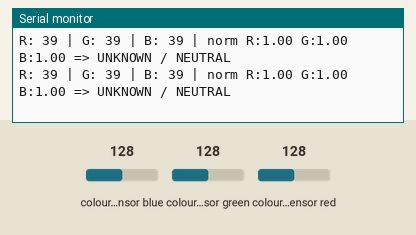
The sketch below on a simulated Arduino Uno, built with avr-gcc and run on an emulated ATmega328P. Shown: the last lines printed to the serial monitor. Wiring (inferred from the names in the program): TCS3200 colour sensor: output pin 8; S2 pin 6; S3 pin 7; S0 pin 4; S1 pin 5. The inputs (shaded band) are chosen by the test bench; at power-on: colour sensor blue 128, colour sensor green 128, colour sensor red 128.

Above: at 4.2 s.
4.3 s: colour sensor blue set to 5
At 4.8 s:
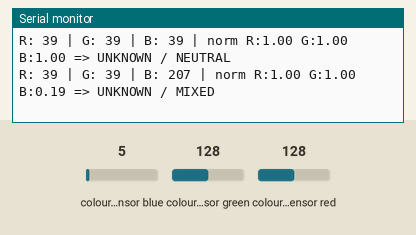
6.4 s: colour sensor green set to 5
At 7.2 s:
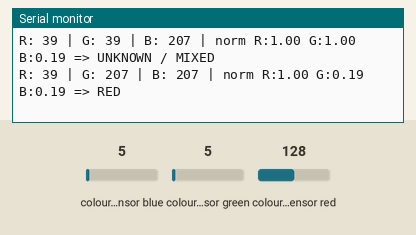
8.7 s: colour sensor blue set to 191
At 9.5 s:
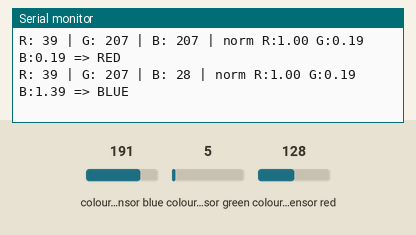
11.1 s: colour sensor red set to 5
At 11.9 s:
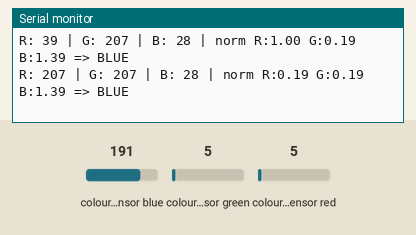

Measured:
- after the input at 4.3 s, the serial monitor: prints a new line at once (image 1)
- after the input at 6.4 s, the serial monitor: prints a new line after 0.28 s (image 2)
- after the input at 8.7 s, the serial monitor: prints a new line after 0.33 s (image 3)
- after the input at 11.1 s, the serial monitor: prints a new line after 0.28 s (image 4)

The sketch:

color_sensor_test.ino
```cpp
/*
 * TCS3200 / TCS230 Color Sensor Test - WHITE-BALANCED
 *
 * WIRING (Arduino Uno):
 *   TCS3200 VCC  -> 5V
 *   TCS3200 GND  -> GND
 *   TCS3200 S0   -> D4
 *   TCS3200 S1   -> D5
 *   TCS3200 S2   -> D6
 *   TCS3200 S3   -> D7
 *   TCS3200 OUT  -> D8
 *   TCS3200 OE   -> GND (if the module exposes OE)
 *
 * At startup the sketch samples the empty background for 3 seconds.
 * Keep all objects away during that time. It then compares each colour
 * channel against that reference, so it works at different distances and
 * light levels without hard-coded red/green/blue thresholds.
 */

#define TCS_S0    4
#define TCS_S1    5
#define TCS_S2    6
#define TCS_S3    7
#define TCS_OUT   8

unsigned int refR = 184;
unsigned int refG = 299;
unsigned int refB = 318;

unsigned int readChannel(bool s2, bool s3) {
  digitalWrite(TCS_S2, s2);
  digitalWrite(TCS_S3, s3);
  delay(8);

  unsigned int samples[9];
  for (uint8_t i = 0; i < 9; i++) {
    unsigned long v = pulseIn(TCS_OUT, LOW, 50000UL);
    if (v == 0) return 0;       // timeout
    samples[i] = (unsigned int)v;
    delay(2);
  }

  // Median of 9 rejects specular glints and hand-motion spikes.
  for (uint8_t i = 1; i < 9; i++) {
    unsigned int key = samples[i];
    int j = i - 1;
    while (j >= 0 && samples[j] > key) {
      samples[j + 1] = samples[j];
      j--;
    }
    samples[j + 1] = key;
  }
  return samples[4];
}

void setup() {
  Serial.begin(115200);

  pinMode(TCS_S0, OUTPUT);
  pinMode(TCS_S1, OUTPUT);
  pinMode(TCS_S2, OUTPUT);
  pinMode(TCS_S3, OUTPUT);
  pinMode(TCS_OUT, INPUT);

  // Frequency scaling 20%
  digitalWrite(TCS_S0, HIGH);
  digitalWrite(TCS_S1, LOW);

  Serial.println(F("TCS3200 white-balance test"));
  Serial.println(F("Keep the sensor area EMPTY for 3 seconds..."));
  delay(3000);

  refR = readChannel(LOW,  LOW);
  refG = readChannel(HIGH, HIGH);
  refB = readChannel(LOW,  HIGH);

  Serial.print(F("Reference -> R:"));
  Serial.print(refR);
  Serial.print(F(" G:"));
  Serial.print(refG);
  Serial.print(F(" B:"));
  Serial.println(refB);
  Serial.println(F("Now show RED / GREEN / BLUE objects 1.5-3 cm below the sensor."));
}

void loop() {
  unsigned int r = readChannel(LOW,  LOW);   // Red filter
  unsigned int g = readChannel(HIGH, HIGH);  // Green filter
  unsigned int b = readChannel(LOW,  HIGH);  // Blue filter

  Serial.print(F("R: ")); Serial.print(r);
  Serial.print(F(" | G: ")); Serial.print(g);
  Serial.print(F(" | B: ")); Serial.print(b);

  if (r == 0 || g == 0 || b == 0) {
    Serial.println(F(" => UNKNOWN (sensor timeout)"));
    delay(500);
    return;
  }

  // Normalise against the empty-background reference.
  float nr = (float)refR / (float)r;
  float ng = (float)refG / (float)g;
  float nb = (float)refB / (float)b;

  Serial.print(F(" | norm R:"));
  Serial.print(nr, 2);
  Serial.print(F(" G:"));
  Serial.print(ng, 2);
  Serial.print(F(" B:"));
  Serial.print(nb, 2);

  float maxv = max(nr, max(ng, nb));
  float minv = min(nr, min(ng, nb));

  if ((maxv - minv) < 0.04) {
    Serial.println(F(" => UNKNOWN / NEUTRAL"));
  } else if (nr >= ng && nr >= nb && nr > ng * 1.01 && nr > nb * 1.01) {
    Serial.println(F(" => RED"));
  } else if (ng >= nr && ng >= nb && ng > nr * 1.01 && ng > nb * 1.01) {
    Serial.println(F(" => GREEN"));
  } else if (nb >= nr && nb >= ng && nb > nr * 1.01 && nb > ng * 1.01) {
    Serial.println(F(" => BLUE"));
  } else {
    Serial.println(F(" => UNKNOWN / MIXED"));
  }

  delay(500);
}
```
